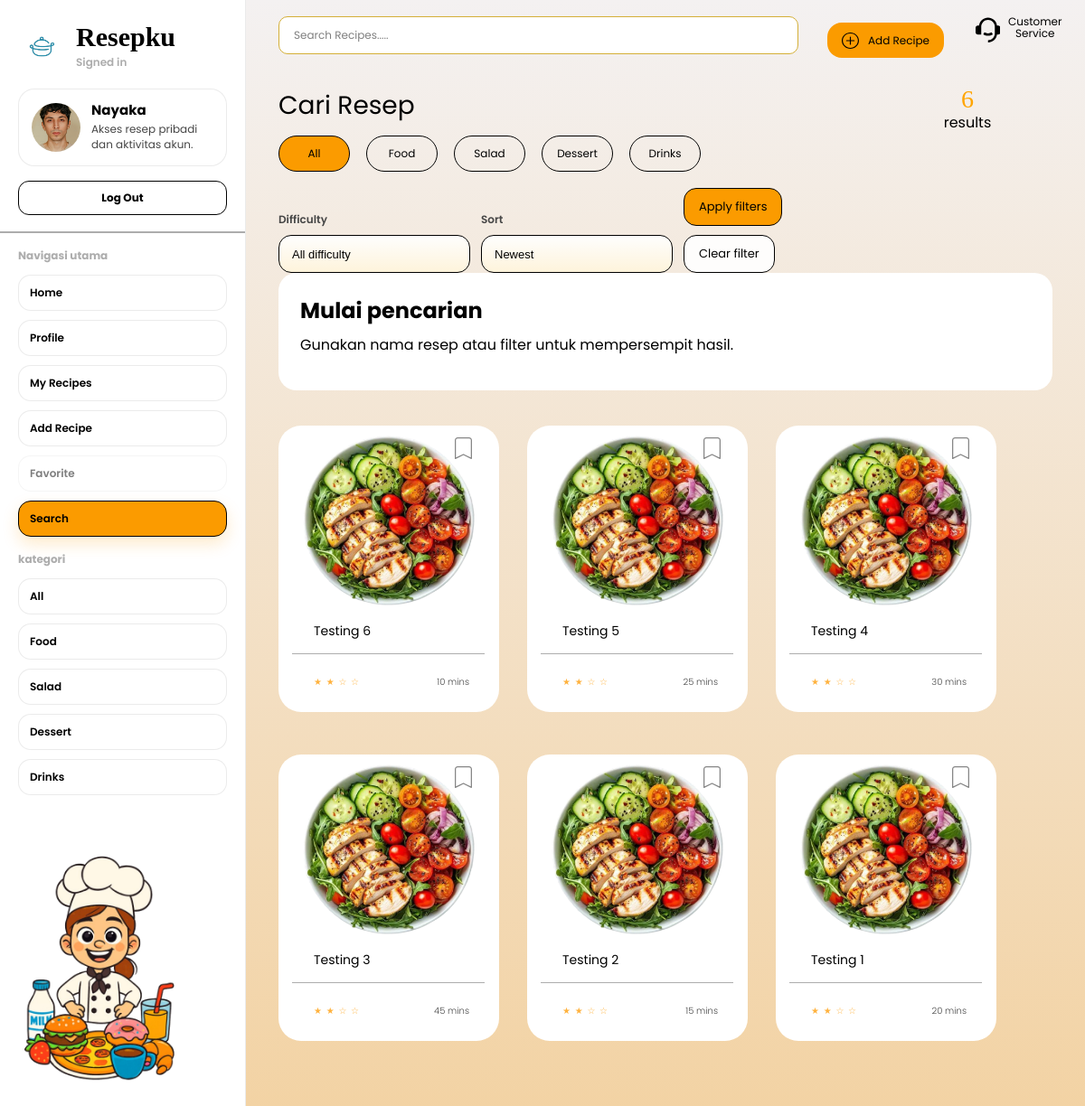
The page /cari.php on the database its author committed.
### tables this page shows
CREATE TABLE `recipes` (
  `resep_id` bigint UNSIGNED NOT NULL,
  `pengguna_id` bigint UNSIGNED NOT NULL,
  `nama_resep` varchar(255) NOT NULL,
  `deskripsi` text,
  `langkah_resep` text,
  `waktu_memasak` int DEFAULT NULL,
  `porsi` int DEFAULT NULL,
  `foto_resep` varchar(255) DEFAULT NULL,
  `kategori` varchar(100) DEFAULT NULL,
  `tingkat_kesulitan` enum('mudah','sedang','sulit') NOT NULL DEFAULT 'sedang',
  `dibuat_pada` timestamp NULL DEFAULT CURRENT_TIMESTAMP
);

### config/helpers.php (called while the page is built, shortened)
<?php
function e(?string $value): string
{
    return htmlspecialchars((string) $value, ENT_QUOTES, 'UTF-8');
}

### data/recipe_repository.php (called while the page is built, shortened)
<?php
require_once __DIR__ . '/../config/db.php';
function recipe_asset_path(?string $path): string
{
    $path = trim((string) $path);
    if (str_starts_with($path, '../') || str_starts_with($path, './')) {
        return $path;
    }
    return '../' . ltrim($path, '/');
}
function recipe_row_to_card(array $row): array
{
    $id = (int) ($row['resep_id'] ?? 0);
    $title = (string) ($row['nama_resep'] ?? '');
    $image = recipe_asset_path($row['foto_resep'] ?? null);
    return [
        'id' => $id,
        'user_id' => (int) ($row['user_id'] ?? 0),
        'title' => $title !== '' ? $title : 'Untitled Recipe',
        'slug' => $row['slug'] ?? ($id > 0 ? 'recipe-' . $id : 'recipe-preview'),
        'image' => $image,
        'author' => $row['author'] ?? 'ResepKu Team',
        'author_avatar' => recipe_asset_path($row['author_avatar'] ?? '../assets/img/home-profile.png'),
        'cook_time' => recipe_format_cook_time($row['waktu_memasak'] ?? null),
        'servings' => recipe_format_servings($row['porsi'] ?? null),
        'difficulty' => recipe_format_difficulty($row['tingkat_kesulitan'] ?? null),
        'rating' => isset($row['rating_value']) ? (float) $row['rating_value'] : 0.0,
        'likes_count' => (int) ($row['likes_count'] ?? 0),
        'favorites_count' => (int) ($row['favorites_count'] ?? 0),
        'summary' => (string) ($row['summary'] ?? ''),
        'description' => (string) ($row['deskripsi'] ?? ''),
        'ingredients' => $row['ingredients'] ?? [],
        'tools' => $row['tools'] ?? [],
        'steps' => $row['steps'] ?? [],
        'category' => (string) ($row['kategori'] ?? ''),
        'related' => $row['related'] ?? [],
    ];
}
function recipe_format_cook_time(mixed $minutes): string
{
    return ((int) $minutes) . ' mins';
}
function recipe_format_servings(mixed $servings): string
{
    $servings = (int) $servings;
    return $servings . ($servings === 1 ? ' serving' : ' servings');
}
function recipe_format_difficulty(mixed $difficulty): string
{
    return match ((string) $difficulty) {
        'mudah' => 'Easy',
        'sedang' => 'Medium',
        'sulit' => 'Hard',
        default => '-',
    };
}
function recipe_parse_list(?string $value): array
{
    $value = trim((string) $value);
    $parts = preg_split('/\r\n|\r|\n/', $value);
    $items = [];
    foreach ($parts as $part) {
        $item = trim(preg_replace('/^\s*[-•\d.\)]\s*/', '', (string) $part));
        if ($item !== '') {
            $items[] = $item;
        }
    }
    return $items;
}
function recipe_catalog_filtered_db(array $filters = [], int $limit = 24, ?int $viewerUserId = null): array
{
    $where = [];
    $params = [];
    $joins = '';
    $priorityJoin = '';
    $priorityOrder = 'r.dibuat_pada DESC, r.resep_id DESC';
    $query = trim((string) ($filters['q'] ?? ''));
    $category = trim((string) ($filters['category'] ?? ''));
    $difficulty = trim((string) ($filters['difficulty'] ?? ''));
    $maxTime = trim((string) ($filters['max_time'] ?? ''));
    $sort = trim((string) ($filters['sort'] ?? 'newest'));
    $sql = <<<SQL
        SELECT
            r.resep_id,
            r.nama_resep,
            r.foto_resep,
            r.waktu_memasak,
            r.porsi,
            r.tingkat_kesulitan,
            r.kategori,
            r.deskripsi,
            r.langkah_resep,
            p.nama_pengguna AS author_name,
            p.foto_profil AS author_avatar
        FROM recipes r
        INNER JOIN pengguna p ON p.pengguna_id = r.pengguna_id
        $joins
        $priorityJoin
    SQL;
    $sql .= ' ORDER BY ' . $priorityOrder . ' LIMIT :limit';
    $stmt = db()->prepare($sql);
    $stmt->bindValue(':limit', $limit, PDO::PARAM_INT);
    $stmt->execute();
    $recipes = [];
    foreach ($stmt->fetchAll() as $row) {
        $recipes[] = recipe_row_to_card([
            'resep_id' => $row['resep_id'],
            'nama_resep' => $row['nama_resep'],
            'foto_resep' => $row['foto_resep'],
            'waktu_memasak' => $row['waktu_memasak'],
            'porsi' => $row['porsi'],
            'tingkat_kesulitan' => $row['tingkat_kesulitan'],
            'kategori' => $row['kategori'],
            'summary' => $row['deskripsi'] ?? '',
            'deskripsi' => $row['deskripsi'] ?? '',
            'author' => $row['author_name'] ?? 'ResepKu Team',
            'author_avatar' => $row['author_avatar'] ?? '../assets/img/home-profile.png',
            'ingredients' => [],
            'tools' => [],
            'steps' => recipe_parse_list($row['langkah_resep'] ?? ''),
        ]);
    }
    return $recipes;
}

### config/db.php (called while the page is built, shortened)
<?php
function db(): PDO
{
    $host = env('DB_HOST', '127.0.0.1');
    $port = env('DB_PORT', '3306');
    $database = env('DB_DATABASE', 'resepku');
    $username = env('DB_USERNAME', 'root');
    $password = env('DB_PASSWORD', '');
    $dsn = "mysql:host={$host};port={$port};dbname={$database};charset=utf8mb4";
    $pdo = new PDO($dsn, $username, $password, [
        PDO::ATTR_ERRMODE => PDO::ERRMODE_EXCEPTION,
        PDO::ATTR_DEFAULT_FETCH_MODE => PDO::FETCH_ASSOC,
        PDO::ATTR_EMULATE_PREPARES => false,
    ]);
    return $pdo;
}

### cari.php (the view, shortened to what this page needs)
<?php
require_once __DIR__ . '/config/helpers.php';
require_once __DIR__ . '/data/recipe_repository.php';
$isGuest = !empty($_SESSION['guest_mode']) && empty($_SESSION['user']);
$userName = $isGuest ? 'Guest' : ($_SESSION['user']['name'] ?? 'Nayaka');
$filters = [
    'q' => trim((string) ($_GET['q'] ?? '')),
    'category' => trim((string) ($_GET['category'] ?? '')),
    'difficulty' => trim((string) ($_GET['difficulty'] ?? '')),
    'sort' => trim((string) ($_GET['sort'] ?? 'newest')),
];
$recipes = recipe_catalog_filtered_db($filters, 24);
$resultCount = count($recipes);
$hasQuery = $filters['q'] !== '';
$hasFilters = $filters['category'] !== '' || $filters['difficulty'] !== '' || $filters['sort'] !== 'newest';
$categoryPills = [
    ['label' => 'All', 'value' => ''],
    ['label' => 'Food', 'value' => 'food'],
    ['label' => 'Salad', 'value' => 'salad'],
    ['label' => 'Dessert', 'value' => 'dessert'],
    ['label' => 'Drinks', 'value' => 'drinks'],
];
$difficultyOptions = [
    ['label' => 'All difficulty', 'value' => ''],
    ['label' => 'Easy', 'value' => 'mudah'],
    ['label' => 'Medium', 'value' => 'sedang'],
    ['label' => 'Hard', 'value' => 'sulit'],
];
$sortOptions = [
    ['label' => 'Newest', 'value' => 'newest'],
    ['label' => 'Popular', 'value' => 'popular'],
];
$searchHint = $hasQuery
    ? 'Hasil untuk "' . $filters['q'] . '"'
    : 'Mulai ketik nama resep untuk mencari';
function search_asset_path(string $path): string
{
    return preg_replace('~^(?:\.\./)+~', '', $path) ?: $path;
}
?>
<!DOCTYPE html>
<html lang="id">
<head>
    <link rel="stylesheet" href="assets/css/style.css">
</head>
<body class="home-page">
    <aside class="home-sidebar">
        <div class="home-sidebar__profile">
            <div class="home-sidebar__brand">
                <img src="assets/img/resepku-logo.png" alt="" class="home-sidebar__logo">
                <div>
                    <p class="home-sidebar__name">Resepku</p>
                    <p class="home-sidebar__status"><?= $isGuest ? 'Guest mode' : 'Signed in' ?></p>
                </div>
            </div>
            <div class="home-sidebar__identity">
                <img src="assets/img/home-profile.png" alt="" class="home-sidebar__avatar">
                <div class="home-sidebar__welcome">
                    <strong><?= e($userName) ?></strong>
                    <span><?= $isGuest ? 'Login untuk simpan resep dan kelola profil.' : 'Akses resep pribadi dan aktivitas akun.' ?></span>
                </div>
            </div>
            <a href="auth/logout.php" class="home-sidebar__logout">Log Out</a>
        </div>
        <div class="home-sidebar__divider"></div>
        <p class="home-sidebar__label">Navigasi utama</p>
        <nav class="home-sidebar__nav home-sidebar__nav--primary" aria-label="Navigasi Search">
            <a href="home/">Home</a>
            <a href="profil/">Profile</a>
            <a href="resep/myresep.php">My Recipes</a>
            <a href="resep/buat.php">Add Recipe</a>
            <a href="#" aria-disabled="true" tabindex="-1">Favorite</a>
            <a class="is-active" href="cari.php">Search</a>
        </nav>
        <p class="home-sidebar__label home-sidebar__label--compact">kategori</p>
        <nav class="home-sidebar__nav home-sidebar__nav--categories" aria-label="Kategori resep">
                        <a href="?">All</a>
            <a href="cari.php?category=food">Food</a>
            <a href="cari.php?category=salad">Salad</a>
            <a href="cari.php?category=dessert">Dessert</a>
            <a href="cari.php?category=drinks">Drinks</a>
        </nav>
        <img src="assets/img/chef-illustration.png" alt="" class="home-sidebar__chef">
    </aside>
    <main class="home-main">
        <header class="home-topbar">
            <form class="home-search-form" method="get" action="cari.php" data-empty-action="home/">
                <input id="recipe-search" class="home-search" type="search" name="q" placeholder="Search Recipes....." value="<?= e($filters['q']) ?>">
            </form>
            <a class="home-add" href="resep/buat.php">
                <img src="assets/img/icon-add-recipe.svg" alt="">
                <span>Add Recipe</span>
            </a>
            <a class="home-cs" href="#">
                <img src="assets/img/icon-cs.svg" alt="">
                <span>Customer<br>Service</span>
            </a>
        </header>
        <section class="home-hero">
            <div>
                <h1>Cari Resep</h1>
                <div class="home-filters" aria-label="Kategori resep">
                    <?php foreach ($categoryPills as $pill): ?>
                        <?php
                        $query = array_filter([
                            'q' => $filters['q'],
                            'category' => $pill['value'],
                            'difficulty' => $filters['difficulty'],
                            'sort' => $filters['sort'],
                        ], static fn ($value) => $value !== '');
                        ?>
                        <a class="home-filter<?= mb_strtolower($filters['category']) === mb_strtolower($pill['value']) ? ' is-active' : '' ?>" href="cari.php?<?= e(http_build_query($query)) ?>"><?= e($pill['label']) ?></a>
                    <?php endforeach; ?>
                </div>
                <form class="home-controls" aria-label="Filter resep lanjutan" method="get" action="cari.php">
                    <label class="home-select">
                        <span>Difficulty</span>
                        <select name="difficulty" class="home-select__field" onchange="this.form.submit()">
                            <?php foreach ($difficultyOptions as $option): ?>
                                <option value="<?= e($option['value']) ?>" <?= $filters['difficulty'] === $option['value'] ? 'selected' : '' ?>>
                                    <?= e($option['label']) ?>
                                </option>
                            <?php endforeach; ?>
                        </select>
                    </label>
                    <label class="home-select">
                        <span>Sort</span>
                        <select name="sort" class="home-select__field" onchange="this.form.submit()">
                            <?php foreach ($sortOptions as $option): ?>
                                <option value="<?= e($option['value']) ?>" <?= $filters['sort'] === $option['value'] ? 'selected' : '' ?>>
                                    <?= e($option['label']) ?>
                                </option>
                            <?php endforeach; ?>
                        </select>
                    </label>
                    <div class="home-controls__actions">
                        <button class="home-controls__apply" type="submit">Apply filters</button>
                        <a class="home-controls__clear" href="?">Clear filter</a>
                    </div>
                </form>
            </div>
            <div class="home-stats">
                <strong><?= e((string) $resultCount) ?></strong>
                <span>results</span>
            </div>
        </section>
        <?php if (!$hasQuery && !$hasFilters): ?>
            <section class="recipe-grid__empty" aria-label="Mulai pencarian">
                <h2>Mulai pencarian</h2>
                <p>Gunakan nama resep atau filter untuk mempersempit hasil.</p>
            </section>
        <?php endif; ?>
        <section class="recipe-grid recipe-grid--filtered" aria-label="Hasil pencarian">
            <?php if ($recipes === []): ?>
                <article class="recipe-grid__empty">
                    <h2>Resep tidak ditemukan</h2>
                    <p><?= e($searchHint) ?> belum punya hasil. Coba kata lain atau ubah filter.</p>
                    <a href="?">Reset filter</a>
                    </article>
            <?php else: ?>
                <?php foreach ($recipes as $recipe): ?>
                    <article class="recipe-card">
                        <a class="recipe-card__link" href="resep/detail.php?id=<?= e((string) $recipe['id']) ?>">
                        </a>
                        <img class="recipe-card__image" src="<?= e(search_asset_path($recipe['image'])) ?>" alt="<?= e($recipe['title']) ?>">
                        <button class="recipe-card__bookmark" type="button" aria-label="Simpan resep">
                            <img src="assets/img/icon-bookmark.svg" alt="">
                        </button>
                        <h2><?= e($recipe['title']) ?></h2>
                        <div class="recipe-card__line"></div>
                        <div class="recipe-card__meta">
                            <span class="recipe-card__stars">★ ★ ☆ ☆</span>
                            <span><?= e($recipe['cook_time']) ?></span>
                        </div>
                    </article>
                <?php endforeach; ?>
            <?php endif; ?>
        </section>
    </main>
</body>
</html>

### assets/css/base.css (style rules this page uses)
:root { --color-white: #ffffff; --color-gold: rgba(212, 175, 55, 0.95); --color-orange: rgba(255, 165, 1, 0.95); --font-main: "Poppins", sans-serif; --font-brand: "Brush Script MT", "Segoe Script", cursive; --recipe-card-min: 210px; --recipe-card-max: 244px; --recipe-grid-column-gap: 31px; --recipe-grid-row-gap: 30px; }
* { box-sizing: border-box; }
html, body { width: 100%; min-height: 100%; margin: 0; }
body { font-family: var(--font-main); }
button, input { font: inherit; }

### rows shown on the page
recipes: nama_resep "Testing 6", cook_time "10 mins"
recipes: nama_resep "Testing 5", cook_time "25 mins"
recipes: nama_resep "Testing 4", cook_time "30 mins"
recipes: nama_resep "Testing 3", cook_time "45 mins"
recipes: nama_resep "Testing 2", cook_time "15 mins"
recipes: nama_resep "Testing 1", cook_time "20 mins"

### other values the page prints
$userName "Nayaka"
$pill['label'] "All"
$pill['label'] "Food"
$pill['label'] "Salad"
$pill['label'] "Dessert"
$pill['label'] "Drinks"
$resultCount "6"
form field difficulty "All difficulty"
form field sort "Newest"
